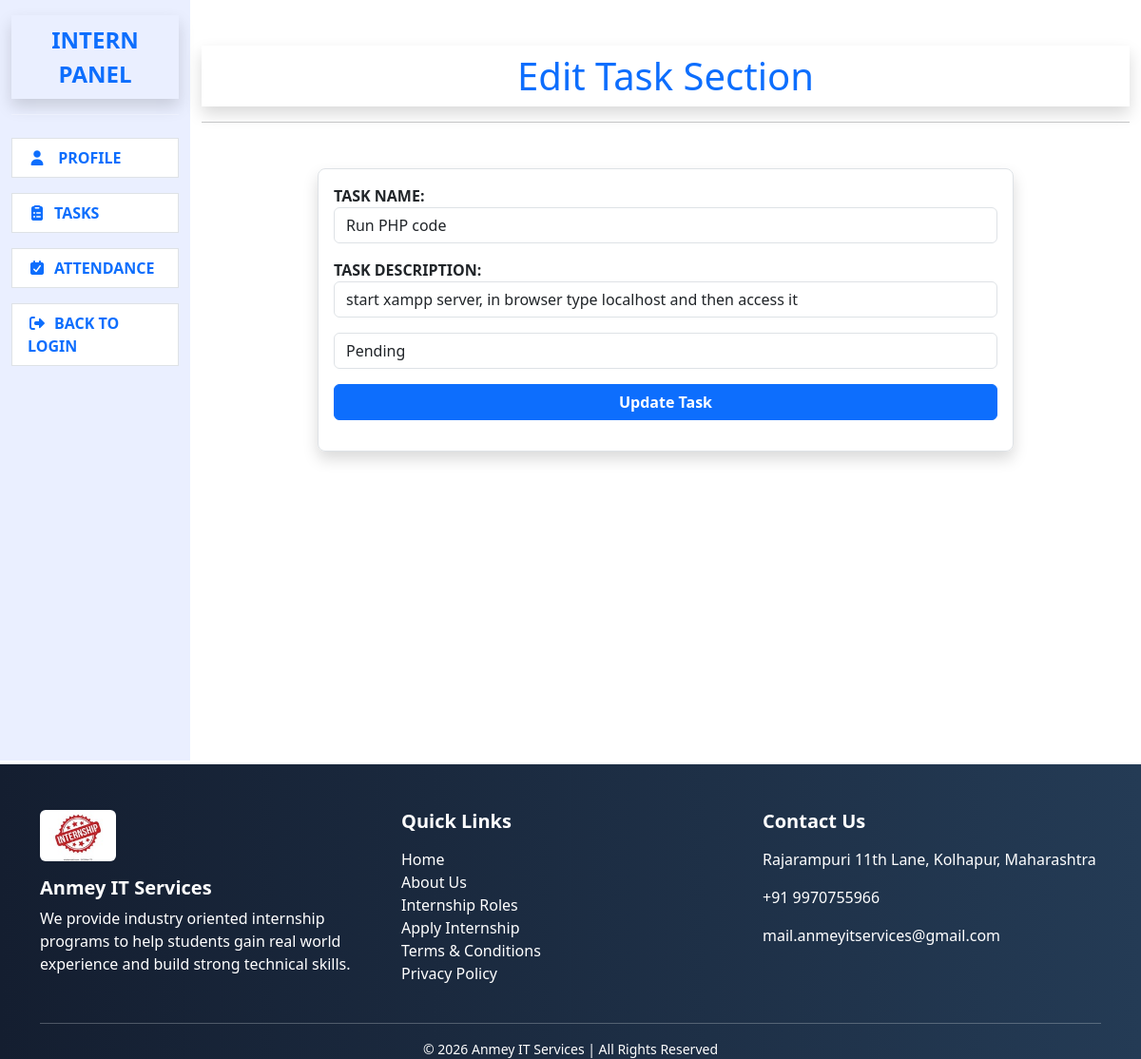
/intern/intern_edit.php?id=41, run on the app's committed database.
### tables this page shows
CREATE TABLE `task` (
  `id` int(10) NOT NULL,
  `intern_id` int(11) NOT NULL,
  `task_name` varchar(255) NOT NULL,
  `task_description` text NOT NULL,
  `created_at` timestamp NOT NULL DEFAULT current_timestamp() ON UPDATE current_timestamp(),
  `status` enum('Pending','Completed','In Process') NOT NULL DEFAULT 'Pending'
);

### intern/intern_edit.php (the view, shortened to what this page needs)
<?php
include '../admin/connect.php';
if(isset($_GET['id']))
{
    $id = $_GET['id'];
    $sql = "SELECT * FROM `task` WHERE id = '$id' ";
    $result = mysqli_query($conn, $sql);
    if(!$result)
    {
        die("query Failed".mysqli_error());
    }
    else
    {
        $rows = mysqli_fetch_assoc($result);
    }
}
?>
<!DOCTYPE html>
<html lang="en">
<head>
<link href="https://cdn.jsdelivr.net/npm/bootstrap@5.3.3/dist/css/bootstrap.min.css" rel="stylesheet">
<link rel="stylesheet" href="https://cdnjs.cloudflare.com/ajax/libs/font-awesome/7.0.1/css/all.min.css"/>
</head>
<body>
<div class="container-fluid">
    <div class="row">
        <?php include 'intern_sidebar.php'; ?>
        <div class="col-lg-10 col-md-10">
            <h1 class="mt-5 text-center shadow p-2 text-primary">Edit Task Section</h1>
                <hr class="mb-5">
                <form action="#" method="post" class="mb-5 border p-3 rounded-3 w-75 mx-auto shadow">
                    <div class="mb-3">
                        <label for="taskname" class="fw-semibold text-uppercase">Task Name:</label>
                        <input type="text" name="taskname" class="form-control" placeholder="Enter the Name of Task" value="<?php echo $rows['task_name']; ?>">
                    </div>
                    <div class="mb-3">
                        <label for="description" class="fw-semibold text-uppercase">Task Description:</label>
                        <input type="text" name="description" class="form-control" placeholder="Enter the Task Description" value="<?php echo $rows['task_description']; ?>">
                    </div>
                     <select name="status" class="mb-3 form-control">
                        <option value="Pending"
                            <?php echo ($rows['status'] == 'Pending') ? 'selected' : ''; ?>>
                            Pending
                        </option>
                    </select>
                    <div class="mb-3 d-grid">
                        <button class="btn btn-primary fw-bold" name="update">Update Task</button>
                    </div>
                </form>
        </div>
        <?php include '../footer.php'; ?>
    </div>
</div>
</body>
</html>

### data on the page
task: taskname "Run PHP code", description "start xampp server, in browser type localhost and then access it", status "Pending"
